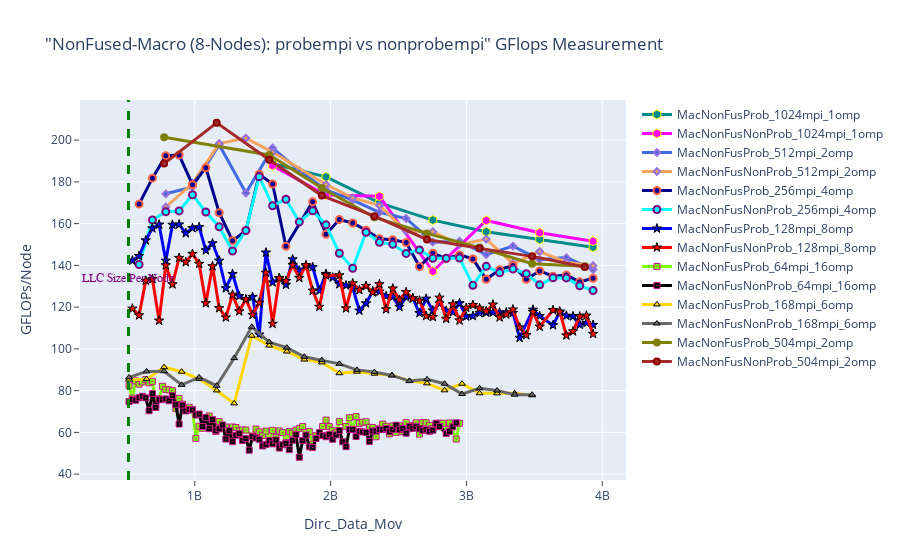

Notebook cell for this chart:
### Markdown cell above
## GFLOPS - Nonfused Macro: Probempi vs Nonprobempi

### Code cell
fig = go.Figure() 

# Case 1
fig.add_trace(go.Scatter(x=(dfn8MacNonFusProb_1024mpi_1omp.Dirc_Data_Mov*(dfn8MacNonFusProb_1024mpi_1omp.MPI_size/8)), 
                         y=(dfn8MacNonFusProb_1024mpi_1omp.GFLOPS*(dfn8MacNonFusProb_1024mpi_1omp.MPI_size/8)), 
                         mode='lines+markers', 
                         name='MacNonFusProb_1024mpi_1omp',
                         line=dict(color='darkcyan',width=3),
                         marker=dict(symbol='hexagon',size=9, line=dict(color='yellow',width=1))))

fig.add_trace(go.Scatter(x=(dfn8MacNonFusNonProb_1024mpi_1omp.Dirc_Data_Mov*(dfn8MacNonFusNonProb_1024mpi_1omp.MPI_size/8)), 
                         y=(dfn8MacNonFusNonProb_1024mpi_1omp.GFLOPS*(dfn8MacNonFusNonProb_1024mpi_1omp.MPI_size/8)), 
                         mode='lines+markers', 
                         name='MacNonFusNonProb_1024mpi_1omp',
                         line=dict(color='magenta',width=3),
                         marker=dict(symbol='hexagon',size=9, line=dict(color='yellow',width=1))))


# Case 2
fig.add_trace(go.Scatter(x=(dfn8MacNonFusProb_512mpi_2omp.Dirc_Data_Mov*(dfn8MacNonFusProb_512mpi_2omp.MPI_size/8)), 
                         y=(dfn8MacNonFusProb_512mpi_2omp.GFLOPS*(dfn8MacNonFusProb_512mpi_2omp.MPI_size/8)), 
                         mode='lines+markers', 
                         name='MacNonFusProb_512mpi_2omp',
                         line=dict(color='royalblue',width=3),
                         marker=dict(symbol='diamond',size=5,line=dict(color='MediumPurple',width=2))))

fig.add_trace(go.Scatter(x=(dfn8MacNonFusNonProb_512mpi_2omp.Dirc_Data_Mov*(dfn8MacNonFusNonProb_512mpi_2omp.MPI_size/8)), 
                         y=(dfn8MacNonFusNonProb_512mpi_2omp.GFLOPS*(dfn8MacNonFusNonProb_512mpi_2omp.MPI_size/8)), 
                         mode='lines+markers', 
                         name='MacNonFusNonProb_512mpi_2omp',
                         line=dict(color='sandybrown',width=3),
                         marker=dict(symbol='diamond',size=5,line=dict(color='MediumPurple',width=2))))


# Case 3
fig.add_trace(go.Scatter(x=(dfn8MacNonFusProb_256mpi_4omp.Dirc_Data_Mov*(dfn8MacNonFusProb_256mpi_4omp.MPI_size/8)), 
                         y=(dfn8MacNonFusProb_256mpi_4omp.GFLOPS*(dfn8MacNonFusProb_256mpi_4omp.MPI_size/8)), 
                         mode='lines+markers', 
                         name='MacNonFusProb_256mpi_4omp',
                         line=dict(color='darkblue',width=3),
                         marker=dict(symbol='circle',size=7, line=dict(color='tomato',width=2))))

fig.add_trace(go.Scatter(x=(dfn8MacNonFusNonProb_256mpi_4omp.Dirc_Data_Mov*(dfn8MacNonFusNonProb_256mpi_4omp.MPI_size/8)), 
                         y=(dfn8MacNonFusNonProb_256mpi_4omp.GFLOPS*(dfn8MacNonFusNonProb_256mpi_4omp.MPI_size/8)), 
                         mode='lines+markers', 
                         name='MacNonFusNonProb_256mpi_4omp',
                         line=dict(color='cyan',width=3),
                         marker=dict(symbol='circle',size=7,line=dict(color='Purple',width=2))))



# Case 4
fig.add_trace(go.Scatter(x=(dfn8MacNonFusProb_128mpi_8omp.Dirc_Data_Mov*(dfn8MacNonFusProb_128mpi_8omp.MPI_size/8)), 
                         y=(dfn8MacNonFusProb_128mpi_8omp.GFLOPS*(dfn8MacNonFusProb_128mpi_8omp.MPI_size/8)), 
                         mode='lines+markers', 
                         name='MacNonFusProb_128mpi_8omp',
                         line=dict(color='blue',width=3),
                         marker=dict(symbol='star',size=7, line=dict(color='black',width=1))))

fig.add_trace(go.Scatter(x=(dfn8MacNonFusNonProb_128mpi_8omp.Dirc_Data_Mov*(dfn8MacNonFusNonProb_128mpi_8omp.MPI_size/8)), 
                         y=(dfn8MacNonFusNonProb_128mpi_8omp.GFLOPS*(dfn8MacNonFusNonProb_128mpi_8omp.MPI_size/8)), 
                         mode='lines+markers', 
                         name='MacNonFusNonProb_128mpi_8omp',
                         line=dict(color='red',width=3),
                         marker=dict(symbol='star',size=7, line=dict(color='black',width=1))))


# Case 5
fig.add_trace(go.Scatter(x=(dfn8MacNonFusProb_64mpi_16omp.Dirc_Data_Mov*(dfn8MacNonFusProb_64mpi_16omp.MPI_size/8)), 
                         y=(dfn8MacNonFusProb_64mpi_16omp.GFLOPS*(dfn8MacNonFusProb_64mpi_16omp.MPI_size/8)), 
                         mode='lines+markers', 
                         name='MacNonFusProb_64mpi_16omp',
                         line=dict(color='chartreuse',width=3),
                         marker=dict(symbol='square-dot',size=6, line=dict(color='mediumvioletred',width=1))))

fig.add_trace(go.Scatter(x=(dfn8MacNonFusNonProb_64mpi_16omp.Dirc_Data_Mov*(dfn8MacNonFusNonProb_64mpi_16omp.MPI_size/8)), 
                         y=(dfn8MacNonFusNonProb_64mpi_16omp.GFLOPS*(dfn8MacNonFusNonProb_64mpi_16omp.MPI_size/8)), 
                         mode='lines+markers', 
                         name='MacNonFusNonProb_64mpi_16omp',
                         line=dict(color='black',width=3),
                         marker=dict(symbol='square-dot',size=6, line=dict(color='mediumvioletred',width=1))))


# Case 6
fig.add_trace(go.Scatter(x=(dfn8MacNonFusProb_168mpi_6omp.Dirc_Data_Mov*(dfn8MacNonFusProb_168mpi_6omp.MPI_size/8)), 
                         y=(dfn8MacNonFusProb_168mpi_6omp.GFLOPS*(dfn8MacNonFusProb_168mpi_6omp.MPI_size/8)), 
                         mode='lines+markers', 
                         name='MacNonFusProb_168mpi_6omp',
                         line=dict(color='gold',width=3),
                         marker=dict(symbol='triangle-up',size=6, line=dict(color='black',width=1))))

fig.add_trace(go.Scatter(x=(dfn8MacNonFusNonProb_168mpi_6omp.Dirc_Data_Mov*(dfn8MacNonFusNonProb_168mpi_6omp.MPI_size/8)), 
                         y=(dfn8MacNonFusNonProb_168mpi_6omp.GFLOPS*(dfn8MacNonFusNonProb_168mpi_6omp.MPI_size/8)), 
                         mode='lines+markers', 
                         name='MacNonFusNonProb_168mpi_6omp',
                         line=dict(color='dimgray',width=3),
                         marker=dict(symbol='triangle-up',size=6, line=dict(color='black',width=1))))



# Case 7
fig.add_trace(go.Scatter(x=(dfn8MacNonFusProb_504mpi_2omp.Dirc_Data_Mov*(dfn8MacNonFusProb_504mpi_2omp.MPI_size/8)), 
                         y=(dfn8MacNonFusProb_504mpi_2omp.GFLOPS*(dfn8MacNonFusProb_504mpi_2omp.MPI_size/8)), 
                         mode='lines+markers', 
                         name='MacNonFusProb_504mpi_2omp',
                         line=dict(color='olive',width=3),
                         marker=dict(symbol='circle',size=6, line=dict(color='olive',width=2))))

fig.add_trace(go.Scatter(x=(dfn8MacNonFusNonProb_504mpi_2omp.Dirc_Data_Mov*(dfn8MacNonFusNonProb_504mpi_2omp.MPI_size/8)), 
                         y=(dfn8MacNonFusNonProb_504mpi_2omp.GFLOPS*(dfn8MacNonFusNonProb_504mpi_2omp.MPI_size/8)), 
                         mode='lines+markers', 
                         name='MacNonFusNonProb_504mpi_2omp',
                         line=dict(color='Brown',width=3),
                         marker=dict(symbol='circle',size=6, line=dict(color='darkred',width=2))))




# Adding a vertical line
fig.add_vline(x=512e6, line_width=3, line_dash="dash", line_color="green")
# fig.add_hline(y=1024, line_width=3, line_dash="dash", line_color="red")

# Add annotation
fig.add_annotation(
    x='512e6'
    , y=130
    , text=f'LLC Size Per Node'
    , yanchor='bottom'
    , showarrow=False
    , arrowhead=1
    , arrowsize=1
    , arrowwidth=2
    , arrowcolor="#636363"
    , ax=-20
    , ay=-30
    , font=dict(size=12, color="purple", family="Sans Serif")
    , align="left"
    ,)

fig.update_layout(title='"NonFused-Macro (8-Nodes): probempi vs nonprobempi" GFlops Measurement',
                  xaxis_title='Dirc_Data_Mov', yaxis_title='GFLOPs/Node', 
                  xaxis=dict(ticks="outside"),  
                  yaxis=dict(ticks="outside"))

### Figure 1 — Plotly figure (JSON) as saved in the notebook; plotly's stock layout.template omitted (floating-point values rounded to 4 significant figures)
{"data": [{"line": {"color": "darkcyan", "width": 3}, "marker": {"line": {"color": "yellow", "width": 1}, "size": 9, "symbol": "hexagon"}, "mode": "lines+markers", "name": "MacNonFusProb_1024mpi_1omp", "type": "scatter", "x": [1572864000, 1966080000, 2359296000, 2752512000, 3145728000, 3538944000, 3932160000], "y": [188.7, 182.4, 169.9, 161.7, 156.1, 152.4, 148.7]}, {"line": {"color": "magenta", "width": 3}, "marker": {"line": {"color": "yellow", "width": 1}, "size": 9, "symbol": "hexagon"}, "mode": "lines+markers", "name": "MacNonFusNonProb_1024mpi_1omp", "type": "scatter", "x": [1572864000, 1966080000, 2359296000, 2752512000, 3145728000, 3538944000, 3932160000], "y": [187.8, 173.7, 173.1, 137.2, 161.5, 155.7, 151.6]}, {"line": {"color": "royalblue", "width": 3}, "marker": {"line": {"color": "MediumPurple", "width": 2}, "size": 5, "symbol": "diamond"}, "mode": "lines+markers", "name": "MacNonFusProb_512mpi_2omp", "type": "scatter", "x": [786432000, 983040000, 1179648000, 1376256000, 1572864000, 1769472000, 1966080000, 2162688000, 2359296000, 2555904000, 2752512000, 2949120000, 3145728000, 3342336000, 3538944000, 3735552000, 3932160000], "y": [174.3, 177.6, 197.8, 174.7, 196.3, 185.4, 176.2, 171.3, 165.5, 162.5, 151.1, 151.6, 145.2, 149.3, 142.8, 143.7, 138.0]}, {"line": {"color": "sandybrown", "width": 3}, "marker": {"line": {"color": "MediumPurple", "width": 2}, "size": 5, "symbol": "diamond"}, "mode": "lines+markers", "name": "MacNonFusNonProb_512mpi_2omp", "type": "scatter", "x": [786432000, 983040000, 1179648000, 1376256000, 1572864000, 1966080000, 2162688000, 2359296000, 2555904000, 2752512000, 2949120000, 3145728000, 3342336000, 3538944000, 3735552000, 3932160000], "y": [168.0, 179.4, 198.4, 201.0, 194.2, 178.8, 172.3, 168.7, 156.5, 156.2, 150.0, 152.6, 140.9, 146.6, 141.5, 139.8]}, {"line": {"color": "darkblue", "width": 3}, "marker": {"line": {"color": "tomato", "width": 2}, "size": 7, "symbol": "circle"}, "mode": "lines+markers", "name": "MacNonFusProb_256mpi_4omp", "type": "scatter", "x": [589824000, 688128000, 786432000, 884736000, 983040000, 1081344000, 1179648000, 1277952000, 1376256000, 1474560000, 1572864000, 1671168000, 1867776000, 1966080000, 2064384000, 2162688000, 2260992000, 2359296000, 2457600000, 2555904000, 2654208000, 2752512000, 2850816000, 2949120000, 3047424000, 3145728000, 3244032000, 3342336000, 3440640000, 3538944000, 3637248000, 3735552000, 3833856000, 3932160000], "y": [169.4, 181.8, 192.6, 192.9, 178.7, 186.8, 165.2, 151.8, 156.6, 183.6, 179.0, 149.1, 170.5, 154.9, 162.0, 160.3, 156.8, 152.8, 152.3, 151.0, 139.5, 145.8, 143.2, 145.0, 143.1, 133.3, 138.0, 139.9, 133.3, 137.4, 134.8, 135.4, 132.1, 133.8]}, {"line": {"color": "cyan", "width": 3}, "marker": {"line": {"color": "Purple", "width": 2}, "size": 7, "symbol": "circle"}, "mode": "lines+markers", "name": "MacNonFusNonProb_256mpi_4omp", "type": "scatter", "x": [589824000, 688128000, 786432000, 884736000, 983040000, 1081344000, 1179648000, 1277952000, 1376256000, 1474560000, 1572864000, 1671168000, 1769472000, 1867776000, 1966080000, 2064384000, 2162688000, 2260992000, 2359296000, 2457600000, 2555904000, 2654208000, 2752512000, 2850816000, 2949120000, 3047424000, 3145728000, 3244032000, 3342336000, 3440640000, 3538944000, 3637248000, 3735552000, 3833856000, 3932160000], "y": [140.4, 161.8, 165.7, 166.1, 173.8, 165.6, 158.5, 146.9, 156.8, 182.5, 168.6, 171.7, 160.8, 166.1, 159.4, 145.8, 138.6, 155.9, 151.0, 150.1, 145.7, 147.4, 143.4, 143.4, 143.6, 130.5, 139.6, 136.5, 138.2, 136.0, 130.7, 134.0, 134.0, 130.2, 128.0]}, {"line": {"color": "blue", "width": 3}, "marker": {"line": {"color": "black", "width": 1}, "size": 7, "symbol": "star"}, "mode": "lines+markers", "name": "MacNonFusProb_128mpi_8omp", "type": "scatter", "x": [540672000, 589824000, 638976000, 688128000, 737280000, 786432000, 835584000, 884736000, 933888000, 983040000, 1032192000, 1081344000, 1130496000, 1179648000, 1228800000, 1277952000, 1327104000, 1376256000, 1425408000, 1474560000, 1523712000, 1572864000, 1622016000, 1671168000, 1720320000, 1769472000, 1818624000, 1867776000, 1916928000, 1966080000, 2015232000, 2064384000, 2113536000, 2162688000, 2211840000, 2260992000, 2310144000, 2359296000, 2408448000, 2457600000, 2506752000, 2555904000, 2605056000, 2654208000, 2703360000, 2752512000, 2801664000, 2850816000, 2899968000, 2949120000, 2998272000, 3047424000, 3096576000, 3145728000, 3194880000, 3244032000, 3293184000, 3342336000, 3391488000, 3489792000, 3538944000, 3637248000, 3686400000, 3735552000, 3784704000, 3833856000, 3883008000, 3932160000], "y": [142.3, 144.5, 152.0, 157.8, 159.6, 142.3, 159.4, 159.6, 155.4, 157.9, 158.3, 147.2, 150.6, 142.3, 129.1, 135.9, 125.3, 123.3, 124.9, 106.9, 146.2, 131.9, 134.0, 130.7, 142.9, 137.5, 139.6, 139.2, 127.9, 135.9, 134.2, 131.0, 130.4, 129.2, 118.3, 121.8, 127.6, 127.4, 125.3, 124.9, 120.1, 124.8, 124.3, 117.2, 124.0, 118.4, 121.8, 118.3, 117.6, 121.9, 115.5, 115.8, 117.2, 117.4, 117.5, 117.4, 117.5, 117.3, 105.3, 118.8, 115.8, 111.4, 117.5, 115.9, 115.6, 111.6, 112.4, 111.5]}, {"line": {"color": "red", "width": 3}, "marker": {"line": {"color": "black", "width": 1}, "size": 7, "symbol": "star"}, "mode": "lines+markers", "name": "MacNonFusNonProb_128mpi_8omp", "type": "scatter", "x": [540672000, 589824000, 638976000, 688128000, 737280000, 786432000, 835584000, 884736000, 933888000, 983040000, 1032192000, 1081344000, 1130496000, 1179648000, 1228800000, 1277952000, 1327104000, 1376256000, 1425408000, 1474560000, 1523712000, 1572864000, 1622016000, 1671168000, 1720320000, 1769472000, 1818624000, 1867776000, 1916928000, 1966080000, 2064384000, 2113536000, 2162688000, 2211840000, 2260992000, 2310144000, 2359296000, 2408448000, 2457600000, 2506752000, 2555904000, 2605056000, 2654208000, 2703360000, 2752512000, 2801664000, 2850816000, 2899968000, 2949120000, 2998272000, 3047424000, 3096576000, 3145728000, 3194880000, 3244032000, 3293184000, 3342336000, 3391488000, 3440640000, 3489792000, 3538944000, 3637248000, 3686400000, 3735552000, 3784704000, 3833856000, 3883008000, 3932160000], "y": [119.3, 116.1, 132.7, 133.4, 113.6, 140.1, 130.9, 143.6, 141.5, 145.5, 140.8, 121.9, 139.6, 119.5, 115.1, 126.0, 118.0, 123.8, 116.3, 122.1, 136.5, 112.0, 133.8, 132.5, 140.2, 134.0, 140.1, 127.9, 120.2, 135.2, 135.3, 119.4, 131.4, 128.2, 130.2, 127.1, 131.0, 119.0, 128.9, 123.5, 127.2, 124.2, 123.1, 115.8, 115.3, 124.5, 114.4, 121.3, 113.6, 119.7, 121.0, 119.4, 118.0, 121.2, 115.1, 116.5, 118.9, 110.3, 106.6, 117.7, 110.7, 118.6, 117.9, 106.5, 108.4, 115.5, 116.0, 107.2]}, {"line": {"color": "chartreuse", "width": 3}, "marker": {"line": {"color": "mediumvioletred", "width": 1}, "size": 6, "symbol": "square-dot"}, "mode": "lines+markers", "name": "MacNonFusProb_64mpi_16omp", "type": "scatter", "x": [516096000, 540672000, 565248000, 589824000, 614400000, 638976000, 663552000, 688128000, 712704000, 737280000, 761856000, 786432000, 811008000, 835584000, 860160000, 884736000, 909312000, 933888000, 958464000, 983040000, 1007616000, 1032192000, 1056768000, 1081344000, 1105920000, 1130496000, 1155072000, 1179648000, 1204224000, 1228800000, 1253376000, 1277952000, 1302528000, 1327104000, 1351680000, 1376256000, 1425408000, 1449984000, 1474560000, 1499136000, 1523712000, 1548288000, 1572864000, 1597440000, 1622016000, 1646592000, 1671168000, 1695744000, 1720320000, 1744896000, 1769472000, 1794048000, 1818624000, 1843200000, 1867776000, 1892352000, 1916928000, 1941504000, 1966080000, 1990656000, 2015232000, 2039808000, 2064384000, 2113536000, 2138112000, 2162688000, 2187264000, 2211840000, 2236416000, 2260992000, 2285568000, 2310144000, 2334720000, 2359296000, 2383872000, 2408448000, 2433024000, 2457600000, 2482176000, 2506752000, 2531328000, 2555904000, 2580480000, 2605056000, 2629632000, 2654208000, 2678784000, 2703360000, 2727936000, 2752512000, 2777088000, 2801664000, 2826240000, 2850816000, 2875392000, 2924544000, 2949120000], "y": [82.51, 76.44, 84.68, 83.13, 84.2, 85.27, 83.75, 84.44, 73.08, 76.1, 82.07, 80.52, 80.35, 79.99, 71.54, 76.26, 73.53, 71.61, 72.03, 71.0, 57.09, 62.96, 61.98, 65.99, 67.87, 62.87, 60.47, 65.22, 62.81, 62.59, 57.74, 62.6, 62.33, 60.72, 61.17, 61.13, 58.25, 61.62, 60.23, 58.5, 60.64, 56.13, 60.98, 57.62, 60.7, 59.84, 55.18, 60.46, 59.59, 61.12, 61.9, 62.79, 57.53, 60.37, 54.34, 58.39, 58.53, 62.82, 65.9, 62.75, 61.05, 59.87, 65.16, 62.78, 67.02, 61.52, 67.56, 64.34, 64.87, 65.09, 62.45, 62.32, 57.89, 61.71, 63.98, 62.91, 59.27, 63.06, 59.99, 63.17, 60.28, 64.66, 61.76, 63.28, 64.57, 59.18, 64.75, 64.63, 63.35, 61.57, 64.37, 64.4, 64.35, 61.35, 64.53, 56.79, 64.36]}, {"line": {"color": "black", "width": 3}, "marker": {"line": {"color": "mediumvioletred", "width": 1}, "size": 6, "symbol": "square-dot"}, "mode": "lines+markers", "name": "MacNonFusNonProb_64mpi_16omp", "type": "scatter", "x": [516096000, 540672000, 565248000, 589824000, 614400000, 638976000, 663552000, 688128000, 712704000, 737280000, 761856000, 786432000, 811008000, 835584000, 860160000, 884736000, 909312000, 933888000, 958464000, 983040000, 1007616000, 1032192000, 1056768000, 1081344000, 1105920000, 1130496000, 1155072000, 1179648000, 1204224000, 1228800000, 1253376000, 1277952000, 1302528000, 1327104000, 1351680000, 1376256000, 1400832000, 1425408000, 1449984000, 1474560000, 1499136000, 1523712000, 1548288000, 1572864000, 1597440000, 1622016000, 1646592000, 1671168000, 1695744000, 1720320000, 1744896000, 1769472000, 1794048000, 1818624000, 1843200000, 1867776000, 1892352000, 1916928000, 1941504000, 1966080000, 1990656000, 2015232000, 2039808000, 2064384000, 2088960000, 2113536000, 2138112000, 2162688000, 2187264000, 2211840000, 2236416000, 2260992000, 2285568000, 2310144000, 2334720000, 2359296000, 2383872000, 2408448000, 2433024000, 2457600000, 2482176000, 2506752000, 2531328000, 2555904000, 2580480000, 2605056000, 2629632000, 2654208000, 2678784000, 2703360000, 2727936000, 2752512000, 2777088000, 2801664000, 2850816000, 2875392000, 2899968000, 2924544000], "y": [74.78, 75.74, 75.44, 76.61, 77.28, 76.53, 70.39, 78.55, 71.97, 75.63, 75.72, 76.03, 75.15, 77.6, 73.27, 64.0, 73.05, 70.3, 70.92, 70.74, 68.36, 68.79, 62.8, 67.07, 61.77, 66.19, 60.76, 61.71, 63.56, 56.79, 60.79, 55.59, 58.63, 59.42, 56.12, 57.03, 51.48, 57.99, 57.31, 56.67, 53.51, 54.27, 55.99, 54.51, 56.37, 52.49, 54.05, 54.66, 51.76, 56.24, 58.9, 48.09, 56.09, 58.69, 53.07, 52.74, 57.07, 59.89, 58.53, 57.91, 59.0, 56.71, 58.8, 60.89, 55.5, 53.16, 61.38, 61.34, 58.02, 60.53, 60.22, 59.97, 55.68, 60.68, 60.63, 61.36, 61.32, 61.85, 60.29, 61.42, 63.44, 61.29, 61.91, 59.64, 62.85, 61.99, 62.73, 61.73, 60.93, 61.28, 60.5, 61.01, 64.2, 62.77, 59.51, 60.51, 62.7, 64.58]}, {"line": {"color": "gold", "width": 3}, "marker": {"line": {"color": "black", "width": 1}, "size": 6, "symbol": "triangle-up"}, "mode": "lines+markers", "name": "MacNonFusProb_168mpi_6omp", "type": "scatter", "x": [516096000, 645120000, 774144000, 903168000, 1032192000, 1161216000, 1290240000, 1419264000, 1548288000, 1677312000, 1806336000, 1935360000, 2064384000, 2193408000, 2322432000, 2451456000, 2580480000, 2709504000, 2838528000, 2967552000, 3096576000, 3225600000, 3354624000, 3483648000], "y": [85.29, 85.5, 91.22, 89.07, 85.56, 80.1, 73.91, 106.3, 101.6, 98.75, 94.9, 93.54, 88.36, 89.1, 88.13, 87.36, 84.67, 83.49, 80.15, 83.3, 78.74, 78.69, 78.8, 77.78]}, {"line": {"color": "dimgray", "width": 3}, "marker": {"line": {"color": "black", "width": 1}, "size": 6, "symbol": "triangle-up"}, "mode": "lines+markers", "name": "MacNonFusNonProb_168mpi_6omp", "type": "scatter", "x": [516096000, 645120000, 774144000, 903168000, 1032192000, 1161216000, 1290240000, 1419264000, 1548288000, 1677312000, 1806336000, 1935360000, 2064384000, 2193408000, 2322432000, 2451456000, 2580480000, 2709504000, 2838528000, 2967552000, 3096576000, 3225600000, 3354624000, 3483648000], "y": [86.33, 89.19, 89.3, 82.76, 86.35, 82.36, 95.6, 110.6, 103.3, 100.6, 96.24, 94.63, 92.84, 89.94, 88.92, 87.28, 84.57, 85.42, 83.32, 78.39, 81.14, 80.05, 78.08, 78.06]}, {"line": {"color": "olive", "width": 3}, "marker": {"line": {"color": "olive", "width": 2}, "size": 6, "symbol": "circle"}, "mode": "lines+markers", "name": "MacNonFusProb_504mpi_2omp", "type": "scatter", "x": [774144000, 1548288000, 1935360000, 2322432000, 2709504000, 3096576000, 3483648000, 3870720000], "y": [201.4, 192.9, 177.1, 163.0, 155.3, 148.5, 140.8, 139.6]}, {"line": {"color": "Brown", "width": 3}, "marker": {"line": {"color": "darkred", "width": 2}, "size": 6, "symbol": "circle"}, "mode": "lines+markers", "name": "MacNonFusNonProb_504mpi_2omp", "type": "scatter", "x": [774144000, 1161216000, 1548288000, 1935360000, 2322432000, 2709504000, 3096576000, 3483648000, 3870720000], "y": [188.8, 208.3, 190.6, 173.4, 163.6, 152.4, 148.2, 144.3, 139.2]}], "layout": {"annotations": [{"align": "left", "arrowcolor": "#636363", "arrowhead": 1, "arrowsize": 1, "arrowwidth": 2, "ax": -20, "ay": -30, "font": {"color": "purple", "family": "Sans Serif", "size": 12}, "showarrow": false, "text": "LLC Size Per Node", "x": "512e6", "y": 130, "yanchor": "bottom"}], "shapes": [{"line": {"color": "green", "dash": "dash", "width": 3}, "type": "line", "x0": 512000000, "x1": 512000000, "xref": "x", "y0": 0, "y1": 1, "yref": "y domain"}], "title": {"text": "\"NonFused-Macro (8-Nodes): probempi vs nonprobempi\" GFlops Measurement"}, "xaxis": {"ticks": "outside", "title": {"text": "Dirc_Data_Mov"}}, "yaxis": {"ticks": "outside", "title": {"text": "GFLOPs/Node"}}}}
